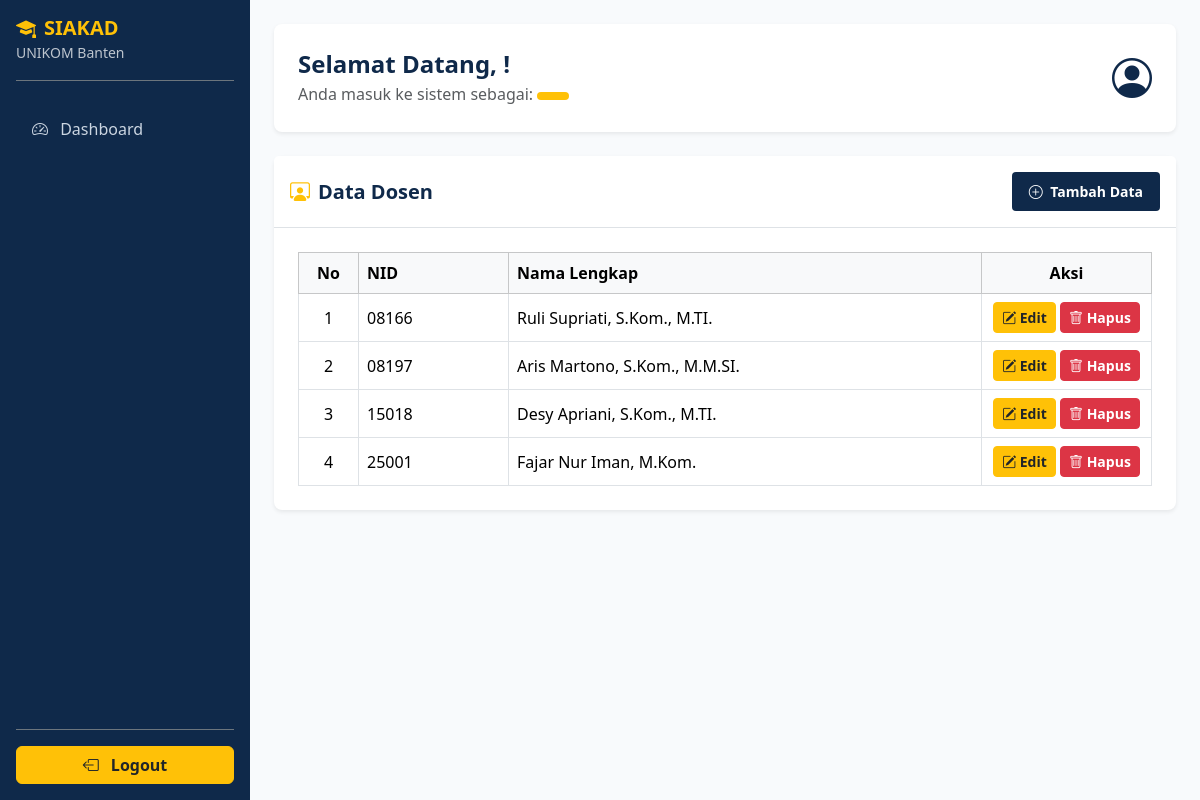
Screenshot of /dosen.php with the database file from the repository.
### tables this page shows
CREATE TABLE `dosen` (
  `nid` char(5) NOT NULL,
  `nama_lengkap` varchar(100) NOT NULL
);

### dosen.php (the view, shortened to what this page needs)
<?php
    include "koneksi.php";
    $query = mysqli_query($koneksi, "SELECT * FROM dosen");
    $no = 1;
    include 'header.php';
?>
        <div class="card border-0 shadow-sm rounded-3">
            <div class="card-header bg-white py-3 d-flex justify-content-between align-items-center border-bottom">
                <h5 class="fw-bold mb-0" style="color: #0f294a;">
                    <i class="bi bi-person-workspace me-2 text-warning"></i>Data Dosen
                </h5>
                <a href="#" class="btn btn-sm fw-semibold text-white px-3 py-2" style="background-color: #0f294a;" data-bs-toggle="modal" data-bs-target="#exampleModal">
                    <i class="bi bi-plus-circle me-1"></i> Tambah Data
                </a>
            </div>
            <div class="card-body p-4">
                <div class="table-responsive">
                    <table class="table table-hover table-bordered align-middle mb-0">
                        <thead class="table-light">
                            <tr>
                                <th class="text-center" width="60">No</th>
                                <th width="150">NID</th>
                                <th>Nama Lengkap</th>
                                <th class="text-center" width="170">Aksi</th>
                            </tr>
                        </thead>
                        <tbody>
                        <?php foreach($query as $data) { ?>
                        <tr>
                            <td class="text-center"><?= $no; ?></td>
                            <td><?= $data['nid'] ?></td>
                            <td><?= $data['nama_lengkap'] ?></td>
                            <td class="text-center">
                                <a href="" class="btn btn-warning btn-sm text-dark fw-semibold" data-bs-toggle="modal" data-bs-target="#Modaledit<?= $no; ?>">
                                    <i class="bi bi-pencil-square"></i> Edit
                                </a>
                                <a href="dosen.php?hapus=<?= $data['nid']; ?>" class="btn btn-danger btn-sm fw-semibold" onclick="return confirm('Yakin ingin menghapus data dosen ini?')">
                                    <i class="bi bi-trash"></i> Hapus
                                </a>
                            </td>
                        </tr>
                        <?php $no++; } ?>
                        </tbody>
                    </table>
                </div>
            </div>
        </div>
</body>
</html>

### header.php (style rules this page uses)
body { background-color: #f8fafc; }

### rows the page displays
dosen: nid "08166", nama_lengkap "Ruli Supriati, S.Kom., M.TI."
dosen: nid "08197", nama_lengkap "Aris Martono, S.Kom., M.M.SI."
dosen: nid "15018", nama_lengkap "Desy Apriani, S.Kom., M.TI."
dosen: nid "25001", nama_lengkap "Fajar Nur Iman, M.Kom."
